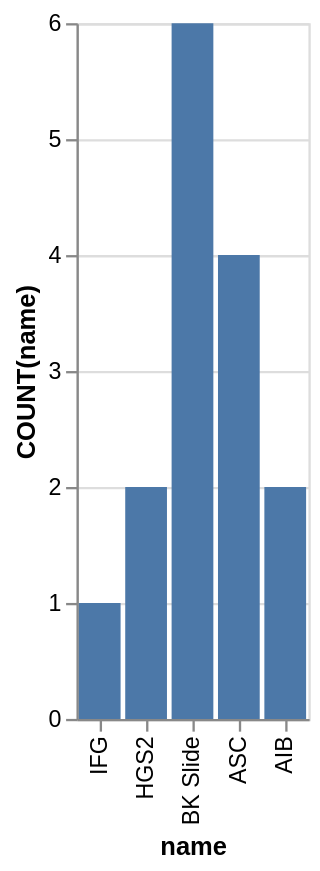

Vega-Lite specification for this chart:
### Vega-Lite specification from a JSON file in a GitHub repository (floating-point values rounded to 4 significant figures)
{"data": {"values": [{"x_data": "IFG", "y_data": 1}, {"x_data": "HGS2", "y_data": 2}, {"x_data": "BK Slide", "y_data": 6}, {"x_data": "ASC", "y_data": 4}, {"x_data": "AIB", "y_data": 2}]}, "mark": "bar", "encoding": {"x": {"field": "x_data", "type": "nominal", "title": "name", "sort": "descending"}, "y": {"field": "y_data", "type": "quantitative", "title": "COUNT(name)"}}}
